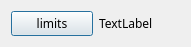
<?xml version="1.0" encoding="UTF-8"?>
<ui version="4.0">
 <class>testLimits</class>
 <widget class="QDialog" name="testLimits">
  <property name="geometry">
   <rect>
    <x>0</x>
    <y>0</y>
    <width>191</width>
    <height>43</height>
   </rect>
  </property>
  <property name="font">
   <font>
    <family>楷体</family>
   </font>
  </property>
  <property name="windowTitle">
   <string>Dialog</string>
  </property>
  <layout class="QVBoxLayout" name="verticalLayout">
   <item>
    <layout class="QHBoxLayout" name="horizontalLayout">
     <item>
      <widget class="QPushButton" name="btnEditLimits">
       <property name="font">
        <font>
         <family>楷体</family>
        </font>
       </property>
       <property name="text">
        <string>limits</string>
       </property>
      </widget>
     </item>
     <item>
      <widget class="ClickedLabel" name="label">
       <property name="font">
        <font>
         <pointsize>9</pointsize>
        </font>
       </property>
       <property name="text">
        <string>TextLabel</string>
       </property>
      </widget>
     </item>
    </layout>
   </item>
  </layout>
 </widget>
 <customwidgets>
  <customwidget>
   <class>ClickedLabel</class>
   <extends>QLabel</extends>
   <header>ClickedLabel.h</header>
  </customwidget>
 </customwidgets>
 <resources/>
 <connections/>
</ui>
